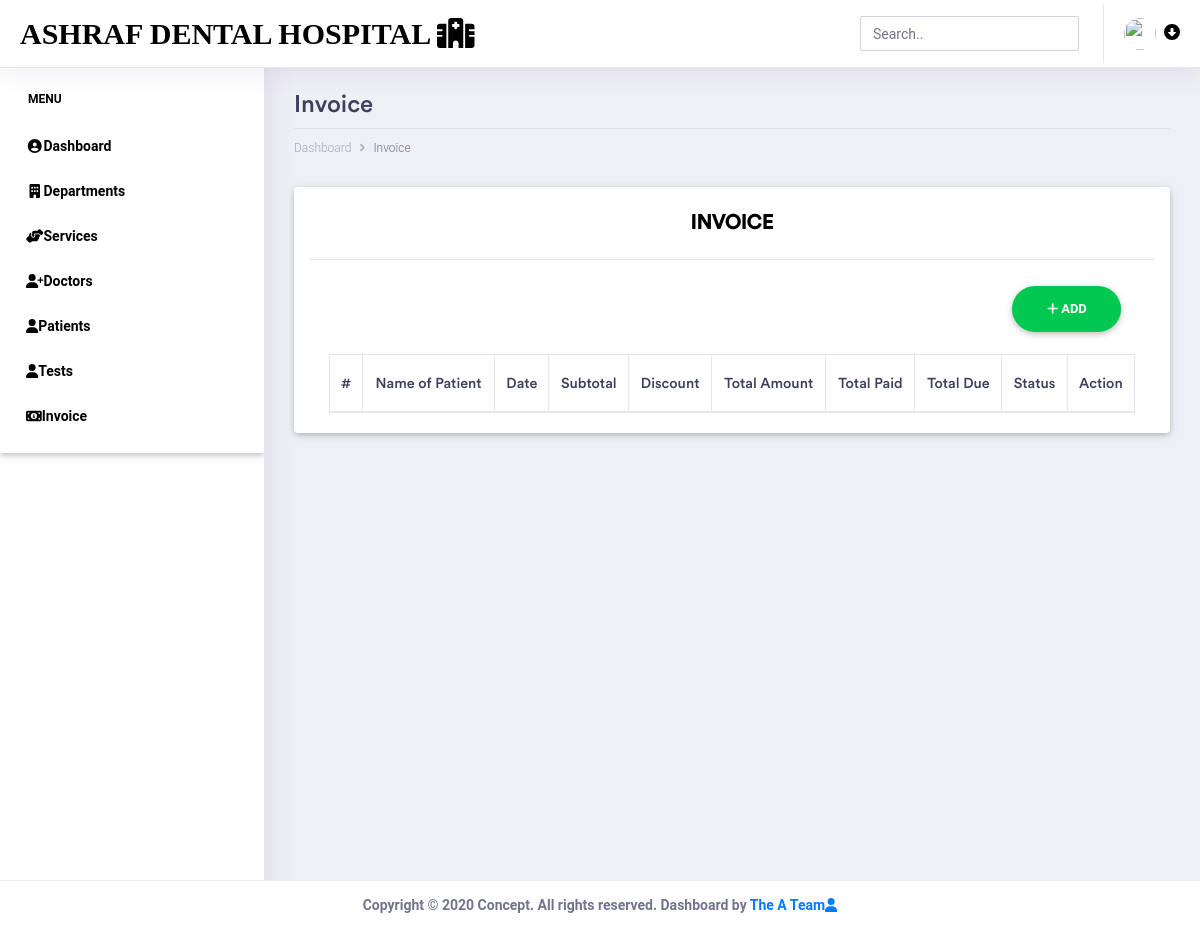
Page /invoice/ (signed in) on the earlier database version.
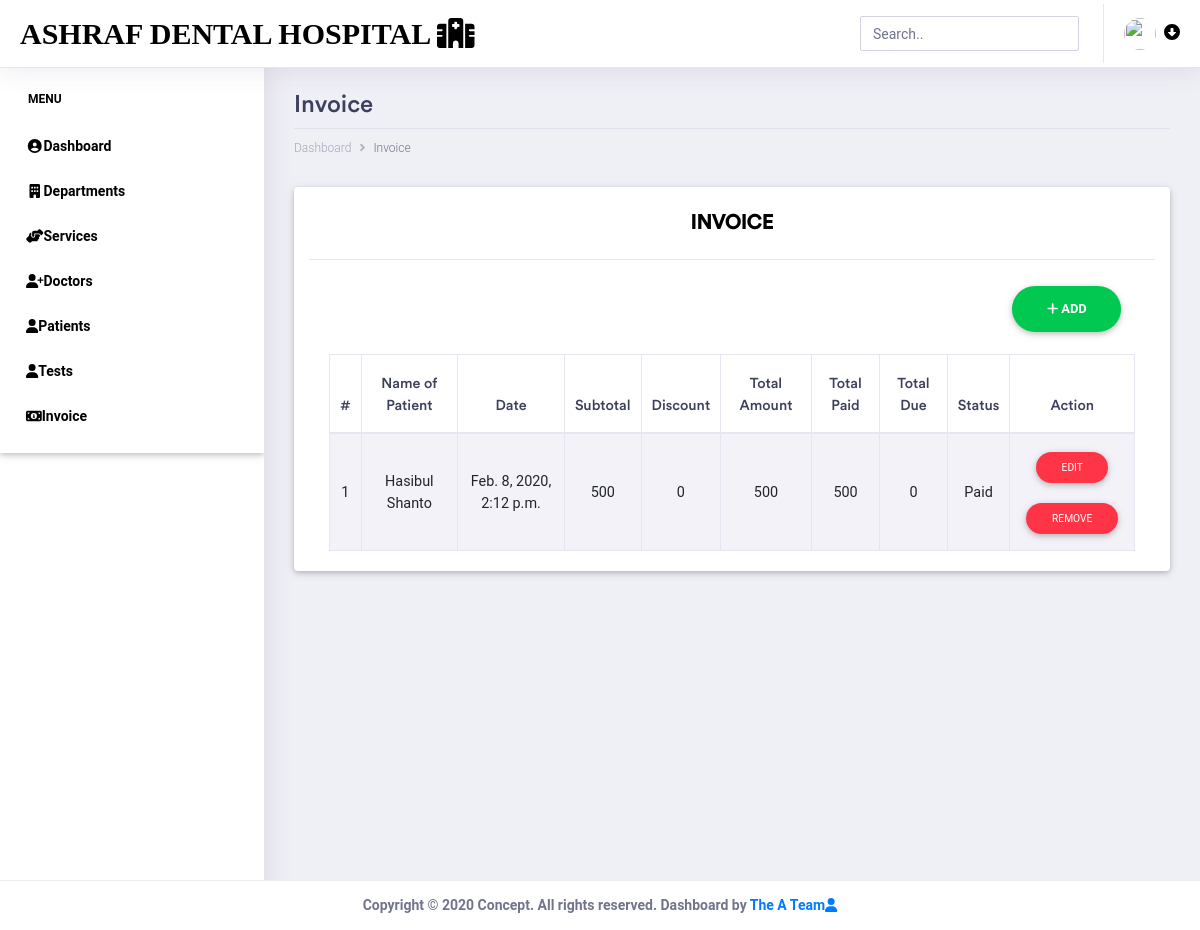
Same page on the later database version.
### invoice_app/models.py (models this page shows, shortened)
class Invoice(models.Model):
    PatientName = models.OneToOneField(Patient, related_name='invoice', on_delete=models.CASCADE)
    ServiceName = models.ForeignKey(Service,  on_delete=models.CASCADE)
    date = models.DateTimeField(default=datetime.datetime.now())
    Sub_Total = models.IntegerField(default=0)
    Discount = models.IntegerField(default=0)
    Total_Amount = models.IntegerField(default=0)
    Total_Paid = models.IntegerField(default=0)
    Total_Due = models.IntegerField(default=0)
    Due_Status = models.BooleanField(default=False)

### patient_app/models.py (models this page shows)
class Patient (models.Model):
    doctor = models.ForeignKey(Doctor, related_name='patients', on_delete=models.CASCADE)
    name = models.CharField(max_length=128)
    age = models.CharField(max_length=512)
    gender = models.CharField(max_length=512)
    phone = models.CharField(max_length=20)
    address = models.CharField(max_length=200, default='')
    MedNAme = models.CharField(max_length=300, default='')
    complain = models.TextField(max_length=250, default='')
    observation = models.TextField(max_length=250, default='')
    advice = models.CharField(max_length=200, default='')
    dose = models.CharField(max_length=20, default='')
    duration = models.CharField(max_length=20, default='')
    date = models.DateTimeField(default=datetime.datetime.now())
    diabetes = models.BooleanField(default=False)
    blood_group = models.CharField(max_length=15, default='')
    def __str__(self):
        return self.name

### invoice_app/views.py (the view)
# urls.py: path('invoice/',include('invoice_app.url'))
@login_required(login_url="/")
def invoice (request):
    i = Invoice.objects.all()
    context = {'invc': i}
    return render(request, 'invoice.html',context)

### templates/invoice.html (shortened to what the changed rows need)
<!doctype html>
<html lang="en">
<head>
    {% load static %}
    <link rel="stylesheet" href="/static/assets/vendor/bootstrap/css/bootstrap.min.css">
    <link href="/static/assets/vendor/fonts/circular-std/style.css" rel="stylesheet">
    <link rel="stylesheet" href="/static/assets/libs/css/style.css">
    <link rel="stylesheet" href="/static/assets/vendor/fonts/fontawesome/css/fontawesome-all.css">
    <link rel="stylesheet" href="/static/assets/vendor/charts/chartist-bundle/chartist.css">
    <link rel="stylesheet" href="/static/assets/vendor/charts/morris-bundle/morris.css">
    <link rel="stylesheet" href="/static/assets/vendor/fonts/material-design-iconic-font/css/materialdesignicons.min.css">
    <link rel="stylesheet" href="/static/assets/vendor/charts/c3charts/c3.css">
    <link rel="stylesheet" href="/static/assets/vendor/fonts/flag-icon-css/flag-icon.min.css">
    <link rel="stylesheet" href="/static/assets/libs/css/mdb.min.css" >
    <link rel="stylesheet" href="/static/assets/libs/css/animate-3.7.0.css">
    <link rel="stylesheet" href="/static/assets/libs/css/owl-carousel.min.css">
    <link rel="stylesheet" href="/static/assets/libs/css/mdb.min.css">
    <link rel="stylesheet" href="/static/assets/libs/css/all.css">
</head>
<body>
    <div class="dashboard-main-wrapper">
        <div class="dashboard-wrapper">
            <div class="dashboard-ecommerce">
                <div class="container-fluid dashboard-content ">
                    <div class="row">
                        <div class="col-xl-12 col-lg-12 col-md-12 col-sm-12 col-12">
                            <div class="page-header">
                                <h2 class="pageheader-title">Invoice </h2>
                            </div>
                        </div>
                    </div>
             <section class="contact-section area-padding">
                <div class="container card">
                  <div class="card-body">
                    <div id="table" class="table-editable">
                      <table class="table table-bordered table-responsive-md table-striped text-center">
                        <thead>
                          <tr>
                            <th class="text-center" color="black">#</th>
                            <th class="text-center" color="black">Name of Patient</th>
                            <th class="text-center" color="black">Date</th>
                              <th class="text-center" color="black">Subtotal</th>
                              <th class="text-center" color="black">Discount</th>
                              <th class="text-center" color="black">Total Amount</th>
                              <th class="text-center" color="black">Total Paid</th>
                              <th class="text-center" color="black">Total Due</th>
                              <th class="text-center" color="black">Status</th>
                            <th class="text-center" color="black">Action</th>
                          </tr>
                        </thead>
                        <tbody>
                        {% for val in invc %}
                          <tr>
                            <td class="pt-3-half"  color="black">{{val.pk}}</td>
                            <td class="pt-3-half"  color="black">{{val.PatientName}}</td>
                            <td class="pt-3-half"  color="black">{{val.date}}</td>
                              <td class="pt-3-half"  color="black">{{val.Sub_Total}}</td>
                              <td class="pt-3-half"  color="black">{{val.Discount}}</td>
                              <td class="pt-3-half"  color="black">{{val.Total_Amount}}</td>
                              <td class="pt-3-half"  color="black">{{val.Total_Paid}}</td>
                               <td class="pt-3-half"  color="black">{{val.Total_Due}}</td>
                              {% if val.Due_Status == False %}
                              <td class="pt-3-half"  color="black">Paid</td>
                              {% endif %}
                            <td>
                                <span class="table-edit">
                                <button type="button" class="btn btn-danger btn-rounded btn-sm my-0">Edit</button>
                              </span><p></p>
                              <span class="table-remove">
                                <button type="button" class="btn btn-danger btn-rounded btn-sm my-0">Remove</button>
                              </span>
                            </td>
                          </tr>
                        {% endfor %}
                        </tbody>
                      </table>
                    </div>
                  </div>
                </div>
            </section>
        </div>
    </div>
        </div>
    </div>
</body>
</html>

Differences in the rows shown:
added Invoice: pk "1", PatientName "Hasibul Shanto", date "Feb. 8, 2020, 2:12 p.m.", Sub_Total "500", Discount "0", Total_Amount "500", Total_Paid "500", Total_Due "0", Due_Status "Paid"
